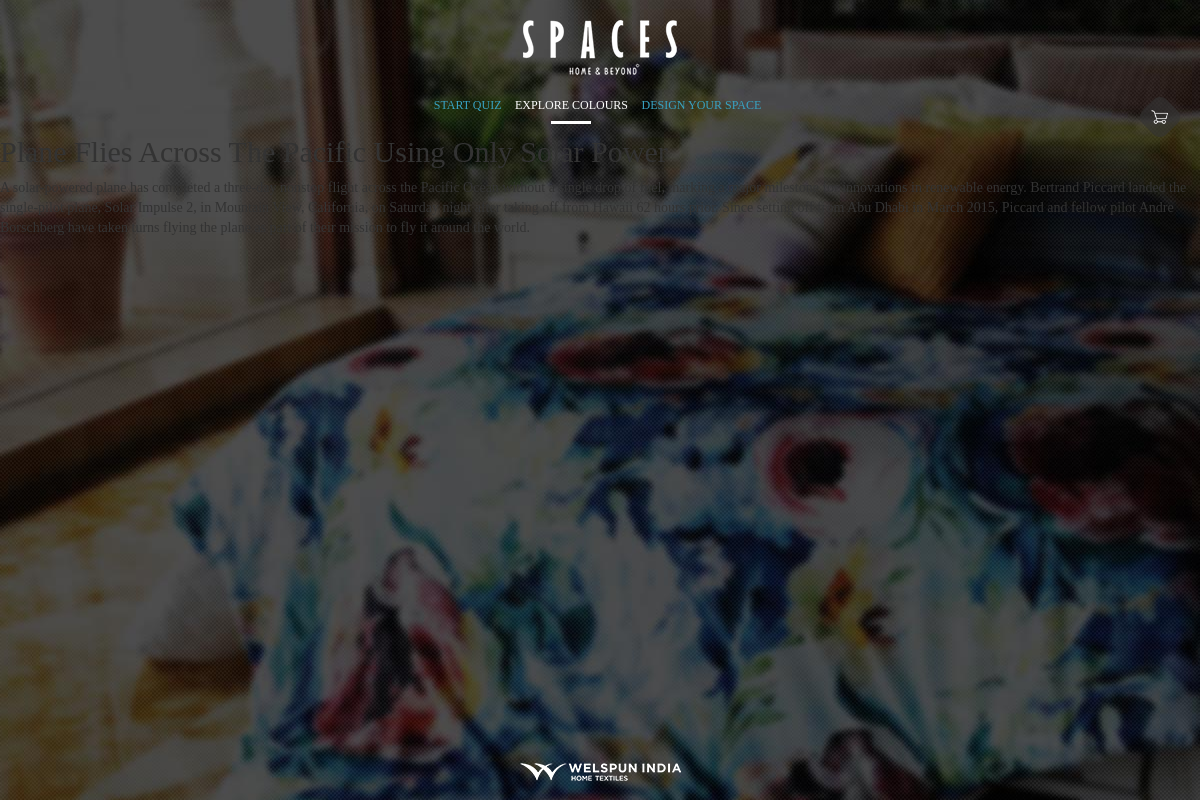
/index.php/news/plane-flies-across-the-pacific-using-only-solar-power, run on the app's committed database.
### tables this page shows
CREATE TABLE IF NOT EXISTS `news` (
  `id` int(11) NOT NULL AUTO_INCREMENT,
  `title` varchar(128) NOT NULL,
  `slug` varchar(128) NOT NULL,
  `text` text NOT NULL,
  PRIMARY KEY (`id`),
  KEY `slug` (`slug`)
);

### application/controllers/News.php (called while the page is built, shortened)
<?php
class News extends CI_Controller {
        public function __construct()
        {
            $this->load->model('news_model');
            $this->load->helper('url_helper');
        }
        public function view($slug = NULL)
        {
                $data['news_item'] = $this->news_model->get_news($slug);
                $data['title'] = $data['news_item']['title'];
                $this->load->view('templates/header', $data);
                $this->load->view('news/view', $data);
                $this->load->view('templates/footer');
        }
}

### index.php (called while the page is built, shortened)
<?php
require_once BASEPATH.'core/CodeIgniter.php';

### application/models/News_model.php (called while the page is built, shortened)
<?php
class News_model extends CI_Model {
    public function get_news($slug = FALSE)
	{
        $query = $this->db->get_where('news', array('slug' => $slug));
        return $query->row_array();
	}
}

### application/views/news/view.php (the view)
<?php
echo '<h2>'.$news_item['title'].'</h2>';
echo $news_item['text'];

### assets/css/style.css (style rules this page uses)
html { -webkit-background-size: cover;-moz-background-size: cover;-o-background-size: cover;background-size: cover; }
html,body { margin:0;padding:0;height: 100%;font-family: 'Segoe';background-color: transparent;-webkit-font-smoothing: antialiased; }
body { overflow-x:hidden; }
body:before { background-color: white;background-size: cover;z-index: -3;content: " ";position: fixed;background: url('../img/bg1.jpg') no-repeat center center;width: 100%;height:100%;-webkit-transition: background-image ease-in 1s;-moz-transition: background-image ease-in 1s;-ms-transition: background-image ease-in 1s;-o-transition: background-image ease-in 1s;transition: background-image ease-in 1s; }

### data on the page
news: title "Plane Flies Across The Pacific Using Only Solar Power", text "A solar-powered plane has completed a three-day nonstop flight across the Pacific Ocean without a single drop of fuel, marking a major milestone for innovations in renewable energy. Bertrand Piccard landed the single-pilot plane, Solar Impulse 2, in Mountain View, California, on Saturday night after taking off from Hawaii 62 hours prior. Since setting off from Abu Dhabi in March 2015, Piccard and fellow pilot Andre Borschberg have taken turns flying the plane as part of their mission to fly it around the world."
